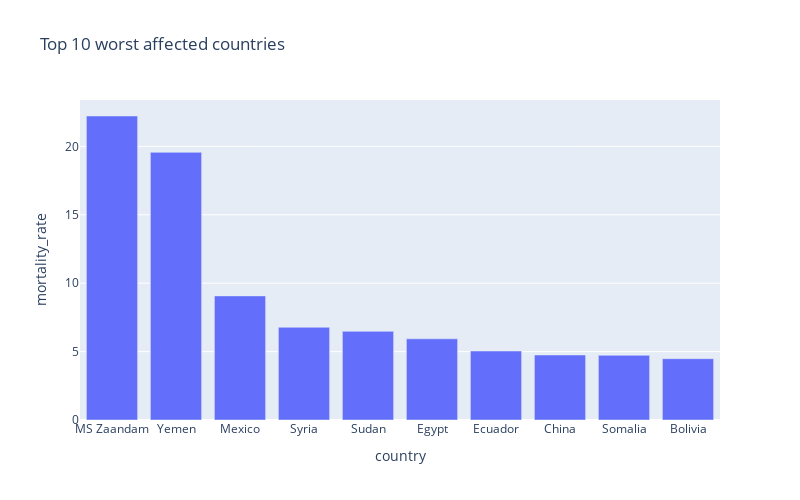

The notebook cell this image was saved under:
### Markdown cell above
#### Mortality cases

### Code cell
px.bar(
    country_df.sort_values('mortality_rate', ascending= False).head(10),
    x = "country",
    y = "mortality_rate",
    title= "Top 10 worst affected countries", 
    height=500,
    width=800
)

### Figure 1 — Plotly figure (JSON) as saved in the notebook; plotly's stock layout.template omitted (floating-point values rounded to 4 significant figures)
{"data": [{"alignmentgroup": "True", "hovertemplate": "country=%{x}<br>mortality_rate=%{y}<extra></extra>", "legendgroup": "", "marker": {"color": "#636efa"}, "name": "", "offsetgroup": "", "orientation": "v", "showlegend": false, "textposition": "auto", "type": "bar", "x": ["MS Zaandam", "Yemen", "Mexico", "Syria", "Sudan", "Egypt", "Ecuador", "China", "Somalia", "Bolivia"], "xaxis": "x", "y": [22.22, 19.57, 9.071, 6.776, 6.481, 5.934, 5.044, 4.752, 4.727, 4.483], "yaxis": "y"}], "layout": {"barmode": "relative", "height": 500, "legend": {"tracegroupgap": 0}, "title": {"text": "Top 10 worst affected countries"}, "width": 800, "xaxis": {"anchor": "y", "domain": [0, 1], "title": {"text": "country"}}, "yaxis": {"anchor": "x", "domain": [0, 1], "title": {"text": "mortality_rate"}}}}
